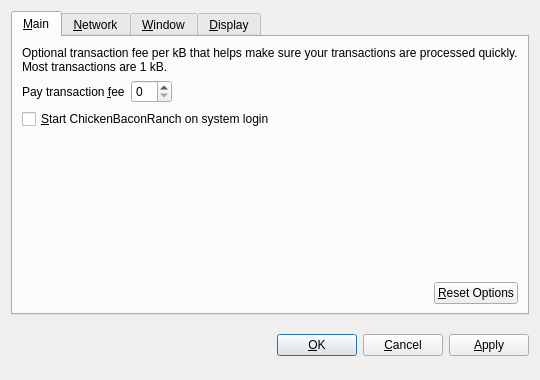
<?xml version="1.0" encoding="UTF-8"?>
<ui version="4.0">
 <class>OptionsDialog</class>
 <widget class="QDialog" name="OptionsDialog">
  <property name="geometry">
   <rect>
    <x>0</x>
    <y>0</y>
    <width>540</width>
    <height>380</height>
   </rect>
  </property>
  <property name="windowTitle">
   <string>Options</string>
  </property>
  <property name="modal">
   <bool>true</bool>
  </property>
  <layout class="QVBoxLayout" name="verticalLayout">
   <item>
    <widget class="QTabWidget" name="tabWidget">
     <property name="tabPosition">
      <enum>QTabWidget::North</enum>
     </property>
     <property name="currentIndex">
      <number>0</number>
     </property>
     <widget class="QWidget" name="tabMain">
      <attribute name="title">
       <string>&amp;Main</string>
      </attribute>
      <layout class="QVBoxLayout" name="verticalLayout_Main">
       <item>
        <widget class="QLabel" name="transactionFeeInfoLabel">
         <property name="text">
          <string>Optional transaction fee per kB that helps make sure your transactions are processed quickly. Most transactions are 1 kB.</string>
         </property>
         <property name="textFormat">
          <enum>Qt::PlainText</enum>
         </property>
         <property name="wordWrap">
          <bool>true</bool>
         </property>
        </widget>
       </item>
       <item>
        <layout class="QHBoxLayout" name="horizontalLayout_1_Main">
         <item>
          <widget class="QLabel" name="transactionFeeLabel">
           <property name="text">
            <string>Pay transaction &amp;fee</string>
           </property>
           <property name="textFormat">
            <enum>Qt::PlainText</enum>
           </property>
           <property name="buddy">
            <cstring>transactionFee</cstring>
           </property>
          </widget>
         </item>
         <item>
          <widget class="BitcoinAmountField" name="transactionFee"/>
         </item>
         <item>
          <spacer name="horizontalSpacer_1_Main">
           <property name="orientation">
            <enum>Qt::Horizontal</enum>
           </property>
           <property name="sizeHint" stdset="0">
            <size>
             <width>40</width>
             <height>20</height>
            </size>
           </property>
          </spacer>
         </item>
        </layout>
       </item>
       <item>
        <widget class="QCheckBox" name="bitcoinAtStartup">
         <property name="toolTip">
          <string>Automatically start ChickenBaconRanch after logging in to the system.</string>
         </property>
         <property name="text">
          <string>&amp;Start ChickenBaconRanch on system login</string>
         </property>
        </widget>
       </item>
       <item>
        <spacer name="verticalSpacer_Main">
         <property name="orientation">
          <enum>Qt::Vertical</enum>
         </property>
         <property name="sizeHint" stdset="0">
          <size>
           <width>20</width>
           <height>40</height>
          </size>
         </property>
        </spacer>
       </item>
       <item>
        <layout class="QHBoxLayout" name="horizontalLayout_2_Main">
         <item>
          <spacer name="horizontalSpacer_2_Main">
           <property name="orientation">
            <enum>Qt::Horizontal</enum>
           </property>
           <property name="sizeHint" stdset="0">
            <size>
             <width>40</width>
             <height>20</height>
            </size>
           </property>
          </spacer>
         </item>
         <item>
          <widget class="QPushButton" name="resetButton">
           <property name="toolTip">
            <string>Reset all client options to default.</string>
           </property>
           <property name="text">
            <string>&amp;Reset Options</string>
           </property>
           <property name="autoDefault">
            <bool>false</bool>
           </property>
          </widget>
         </item>
        </layout>
       </item>
      </layout>
     </widget>
     <widget class="QWidget" name="tabNetwork">
      <attribute name="title">
       <string>&amp;Network</string>
      </attribute>
      <layout class="QVBoxLayout" name="verticalLayout_Network">
       <item>
        <widget class="QCheckBox" name="mapPortUpnp">
         <property name="toolTip">
          <string>Automatically open the ChickenBaconRanch client port on the router. This only works when your router supports UPnP and it is enabled.</string>
         </property>
         <property name="text">
          <string>Map port using &amp;UPnP</string>
         </property>
        </widget>
       </item>
       <item>
        <widget class="QCheckBox" name="connectSocks">
         <property name="toolTip">
          <string>Connect to the ChickenBaconRanch network through a SOCKS proxy (e.g. when connecting through Tor).</string>
         </property>
         <property name="text">
          <string>&amp;Connect through SOCKS proxy:</string>
         </property>
        </widget>
       </item>
       <item>
        <layout class="QHBoxLayout" name="horizontalLayout_Network">
         <item>
          <widget class="QLabel" name="proxyIpLabel">
           <property name="text">
            <string>Proxy &amp;IP:</string>
           </property>
           <property name="textFormat">
            <enum>Qt::PlainText</enum>
           </property>
           <property name="buddy">
            <cstring>proxyIp</cstring>
           </property>
          </widget>
         </item>
         <item>
          <widget class="QValidatedLineEdit" name="proxyIp">
           <property name="maximumSize">
            <size>
             <width>140</width>
             <height>16777215</height>
            </size>
           </property>
           <property name="toolTip">
            <string>IP address of the proxy (e.g. 127.0.0.1)</string>
           </property>
          </widget>
         </item>
         <item>
          <widget class="QLabel" name="proxyPortLabel">
           <property name="text">
            <string>&amp;Port:</string>
           </property>
           <property name="textFormat">
            <enum>Qt::PlainText</enum>
           </property>
           <property name="buddy">
            <cstring>proxyPort</cstring>
           </property>
          </widget>
         </item>
         <item>
          <widget class="QLineEdit" name="proxyPort">
           <property name="maximumSize">
            <size>
             <width>55</width>
             <height>16777215</height>
            </size>
           </property>
           <property name="toolTip">
            <string>Port of the proxy (e.g. 9050)</string>
           </property>
          </widget>
         </item>
         <item>
          <widget class="QLabel" name="socksVersionLabel">
           <property name="text">
            <string>SOCKS &amp;Version:</string>
           </property>
           <property name="textFormat">
            <enum>Qt::PlainText</enum>
           </property>
           <property name="buddy">
            <cstring>socksVersion</cstring>
           </property>
          </widget>
         </item>
         <item>
          <widget class="QValueComboBox" name="socksVersion">
           <property name="toolTip">
            <string>SOCKS version of the proxy (e.g. 5)</string>
           </property>
          </widget>
         </item>
         <item>
          <spacer name="horizontalSpacer_Network">
           <property name="orientation">
            <enum>Qt::Horizontal</enum>
           </property>
           <property name="sizeHint" stdset="0">
            <size>
             <width>40</width>
             <height>20</height>
            </size>
           </property>
          </spacer>
         </item>
        </layout>
       </item>
       <item>
        <spacer name="verticalSpacer_Network">
         <property name="orientation">
          <enum>Qt::Vertical</enum>
         </property>
         <property name="sizeHint" stdset="0">
          <size>
           <width>20</width>
           <height>40</height>
          </size>
         </property>
        </spacer>
       </item>
      </layout>
     </widget>
     <widget class="QWidget" name="tabWindow">
      <attribute name="title">
       <string>&amp;Window</string>
      </attribute>
      <layout class="QVBoxLayout" name="verticalLayout_Window">
       <item>
        <widget class="QCheckBox" name="minimizeToTray">
         <property name="toolTip">
          <string>Show only a tray icon after minimizing the window.</string>
         </property>
         <property name="text">
          <string>&amp;Minimize to the tray instead of the taskbar</string>
         </property>
        </widget>
       </item>
       <item>
        <widget class="QCheckBox" name="minimizeOnClose">
         <property name="toolTip">
          <string>Minimize instead of exit the application when the window is closed. When this option is enabled, the application will be closed only after selecting Quit in the menu.</string>
         </property>
         <property name="text">
          <string>M&amp;inimize on close</string>
         </property>
        </widget>
       </item>
       <item>
        <spacer name="verticalSpacer_Window">
         <property name="orientation">
          <enum>Qt::Vertical</enum>
         </property>
         <property name="sizeHint" stdset="0">
          <size>
           <width>20</width>
           <height>40</height>
          </size>
         </property>
        </spacer>
       </item>
      </layout>
     </widget>
     <widget class="QWidget" name="tabDisplay">
      <attribute name="title">
       <string>&amp;Display</string>
      </attribute>
      <layout class="QVBoxLayout" name="verticalLayout_Display">
       <item>
        <layout class="QHBoxLayout" name="horizontalLayout_1_Display">
         <item>
          <widget class="QLabel" name="langLabel">
           <property name="text">
            <string>User Interface &amp;language:</string>
           </property>
           <property name="textFormat">
            <enum>Qt::PlainText</enum>
           </property>
           <property name="buddy">
            <cstring>lang</cstring>
           </property>
          </widget>
         </item>
         <item>
          <widget class="QValueComboBox" name="lang">
           <property name="toolTip">
            <string>The user interface language can be set here. This setting will take effect after restarting ChickenBaconRanch.</string>
           </property>
          </widget>
         </item>
        </layout>
       </item>
       <item>
        <layout class="QHBoxLayout" name="horizontalLayout_2_Display">
         <item>
          <widget class="QLabel" name="unitLabel">
           <property name="text">
            <string>&amp;Unit to show amounts in:</string>
           </property>
           <property name="textFormat">
            <enum>Qt::PlainText</enum>
           </property>
           <property name="buddy">
            <cstring>unit</cstring>
           </property>
          </widget>
         </item>
         <item>
          <widget class="QValueComboBox" name="unit">
           <property name="toolTip">
            <string>Choose the default subdivision unit to show in the interface and when sending coins.</string>
           </property>
          </widget>
         </item>
        </layout>
       </item>
       <item>
        <widget class="QCheckBox" name="displayAddresses">
         <property name="toolTip">
          <string>Whether to show ChickenBaconRanch addresses in the transaction list or not.</string>
         </property>
         <property name="text">
          <string>&amp;Display addresses in transaction list</string>
         </property>
        </widget>
       </item>
       <item>
        <spacer name="verticalSpacer_Display">
         <property name="orientation">
          <enum>Qt::Vertical</enum>
         </property>
         <property name="sizeHint" stdset="0">
          <size>
           <width>20</width>
           <height>40</height>
          </size>
         </property>
        </spacer>
       </item>
      </layout>
     </widget>
    </widget>
   </item>
   <item>
    <layout class="QHBoxLayout" name="horizontalLayout_Buttons">
     <item>
      <spacer name="horizontalSpacer_1">
       <property name="orientation">
        <enum>Qt::Horizontal</enum>
       </property>
       <property name="sizeHint" stdset="0">
        <size>
         <width>40</width>
         <height>48</height>
        </size>
       </property>
      </spacer>
     </item>
     <item>
      <widget class="QLabel" name="statusLabel">
       <property name="font">
        <font>
         <weight>75</weight>
         <bold>true</bold>
        </font>
       </property>
       <property name="text">
        <string/>
       </property>
       <property name="textFormat">
        <enum>Qt::PlainText</enum>
       </property>
       <property name="wordWrap">
        <bool>true</bool>
       </property>
      </widget>
     </item>
     <item>
      <spacer name="horizontalSpacer_2">
       <property name="orientation">
        <enum>Qt::Horizontal</enum>
       </property>
       <property name="sizeHint" stdset="0">
        <size>
         <width>40</width>
         <height>48</height>
        </size>
       </property>
      </spacer>
     </item>
     <item>
      <widget class="QPushButton" name="okButton">
       <property name="text">
        <string>&amp;OK</string>
       </property>
      </widget>
     </item>
     <item>
      <widget class="QPushButton" name="cancelButton">
       <property name="text">
        <string>&amp;Cancel</string>
       </property>
       <property name="autoDefault">
        <bool>false</bool>
       </property>
      </widget>
     </item>
     <item>
      <widget class="QPushButton" name="applyButton">
       <property name="text">
        <string>&amp;Apply</string>
       </property>
       <property name="autoDefault">
        <bool>false</bool>
       </property>
      </widget>
     </item>
    </layout>
   </item>
  </layout>
 </widget>
 <customwidgets>
  <customwidget>
   <class>BitcoinAmountField</class>
   <extends>QSpinBox</extends>
   <header>bitcoinamountfield.h</header>
  </customwidget>
  <customwidget>
   <class>QValueComboBox</class>
   <extends>QComboBox</extends>
   <header>qvaluecombobox.h</header>
  </customwidget>
  <customwidget>
   <class>QValidatedLineEdit</class>
   <extends>QLineEdit</extends>
   <header>qvalidatedlineedit.h</header>
  </customwidget>
 </customwidgets>
 <resources/>
 <connections/>
</ui>
